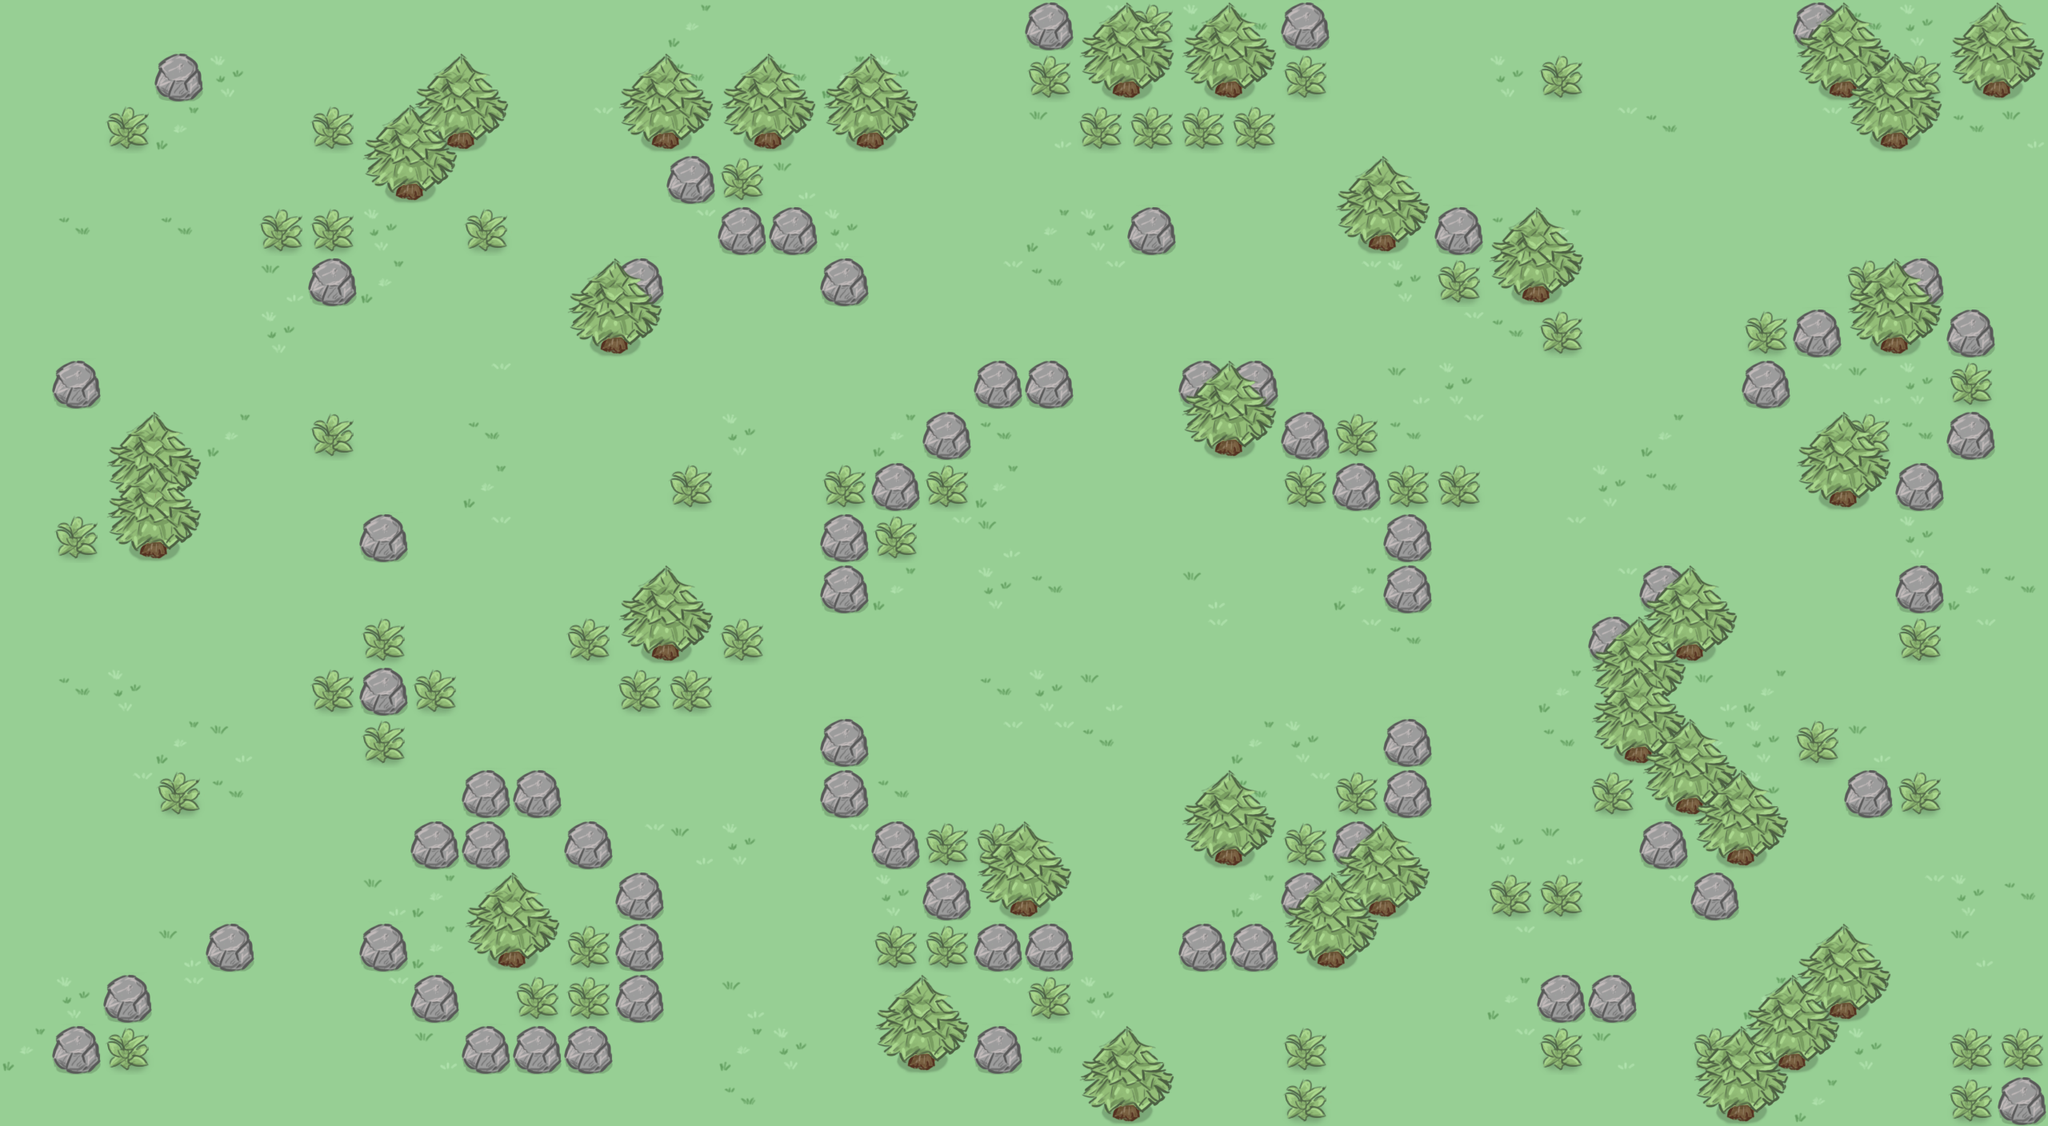

The image is a tile-based game level rendered from a .tmx file. Its description and complete source (layers, tilesets, objects, tile grids) follow:
An orthogonal 40x22 tile map with 64x64 px tiles, 2 tile layers (background, foreground).

<map version="1.0" tiledversion="1.1.5" orientation="orthogonal" renderorder="right-down" width="40" height="22" tilewidth="64" tileheight="64" infinite="0" nextlayerid="3" nextobjectid="1">
 <properties>
  <property name="coordinate_offset" value="-20.0, 0.0, 10.0" />
 </properties>
 <tileset firstgid="1" source="../tilesets/spring.tsx" />
 <layer id="1" name="background" width="40" height="22">
  <properties>
   <property name="render_depth" type="int" value="0" />
  </properties>
  <data encoding="csv">
1,1,1,1,1,1,1,1,1,1,1,1,1,10,1,1,1,1,1,1,13,8,6,3,9,13,1,1,1,1,1,1,1,1,1,13,9,3,1,1,
1,1,1,13,3,1,1,1,1,1,1,1,1,9,1,9,10,3,1,1,6,11,12,11,12,6,1,1,1,3,6,1,1,1,1,11,12,6,11,12,
1,1,6,10,1,1,6,1,11,12,1,8,11,12,11,12,11,12,1,1,2,6,6,6,6,1,1,1,1,1,1,8,9,1,1,8,11,12,9,2,
1,1,1,1,1,1,1,11,12,1,1,1,1,13,6,2,1,1,1,1,1,1,1,1,1,1,1,1,1,1,1,1,1,1,1,1,1,1,1,1,
1,9,1,9,1,6,6,3,1,6,1,1,1,8,13,13,3,1,1,1,10,3,13,1,1,1,11,12,13,9,10,1,1,1,1,1,1,1,1,1,
1,1,1,1,1,2,13,10,1,1,1,1,13,1,1,1,13,1,1,8,9,8,1,1,1,1,8,3,6,11,12,1,1,1,1,1,6,13,1,1,
1,1,1,1,1,3,1,1,1,1,1,11,12,1,1,1,1,1,1,1,1,1,1,1,1,1,1,1,8,9,6,1,1,1,6,13,11,12,13,1,
1,13,1,1,1,1,1,1,1,8,1,1,1,1,1,1,1,1,1,13,13,1,1,13,13,1,1,2,3,1,1,1,1,1,13,8,2,3,6,1,
1,1,1,1,10,1,6,1,1,9,1,1,1,1,3,1,1,10,13,9,1,1,1,11,12,13,6,9,8,1,1,1,10,1,1,1,6,9,13,1,
1,1,11,12,1,1,1,1,1,10,1,1,1,6,1,1,6,13,6,10,1,1,1,1,1,6,13,6,6,1,1,3,9,1,1,11,12,13,1,1,
1,6,11,12,1,1,1,13,1,8,1,1,1,1,1,1,13,6,8,2,1,1,1,1,1,1,8,13,1,1,8,1,1,1,1,1,1,3,1,1,
1,1,1,1,1,1,1,1,1,1,1,1,1,1,1,1,13,10,1,3,9,1,1,2,1,1,10,13,1,1,1,8,13,1,1,1,1,13,10,9,
1,1,1,1,1,1,1,6,1,1,1,6,11,12,6,1,1,1,1,1,1,1,1,8,1,1,8,9,1,1,1,13,11,12,1,1,1,6,8,1,
1,9,3,1,1,1,6,13,6,1,1,1,6,6,1,1,1,1,1,9,3,2,1,1,1,1,1,1,1,1,10,11,12,2,10,1,1,1,1,1,
1,1,1,10,2,1,1,6,1,1,1,1,1,1,1,1,13,1,1,8,8,9,1,1,10,3,1,13,1,1,9,11,12,10,3,6,2,1,1,1,
1,1,8,6,9,1,1,1,1,13,13,1,1,1,1,1,13,9,1,1,1,1,1,1,9,8,6,13,1,1,1,6,11,12,3,1,13,6,1,1,
1,1,1,1,1,1,1,1,13,13,1,13,8,2,3,1,8,13,6,6,1,1,1,11,12,6,13,1,1,3,2,1,13,11,12,1,1,1,1,1,
1,1,1,1,1,1,1,2,10,1,1,1,13,1,1,1,1,3,13,11,12,1,1,1,10,13,11,12,1,6,6,1,8,13,1,1,1,8,3,9,
1,1,1,2,13,1,1,13,10,11,12,6,13,1,1,1,1,6,6,13,13,1,1,13,13,11,12,1,1,8,1,1,1,1,1,1,1,1,2,1,
1,3,13,8,1,1,1,8,13,1,6,6,13,1,2,1,1,1,1,8,6,3,1,1,1,1,1,1,1,10,13,13,1,1,10,11,12,1,1,1,
10,13,6,1,1,1,1,1,2,13,13,13,1,1,10,3,1,11,12,13,9,1,1,1,1,6,1,1,1,8,6,2,1,6,11,12,3,1,6,6,
1,1,1,1,1,1,1,1,1,1,1,1,1,1,9,1,1,1,1,1,1,11,12,1,1,6,1,1,1,1,1,1,1,11,12,10,1,1,6,13
</data>
 </layer>
 <layer id="2" name="foreground" width="40" height="22" locked="1">
  <properties>
   <property name="render_depth" type="int" value="1" />
  </properties>
  <data encoding="csv">
0,0,0,0,0,0,0,0,0,0,0,0,0,0,0,0,0,0,0,0,0,4,5,4,5,0,0,0,0,0,0,0,0,0,0,4,5,0,4,5,
0,0,0,0,0,0,0,0,4,5,0,0,4,5,4,5,4,5,0,0,0,0,0,0,0,0,0,0,0,0,0,0,0,0,0,0,4,5,0,0,
0,0,0,0,0,0,0,4,5,0,0,0,0,0,0,0,0,0,0,0,0,0,0,0,0,0,0,0,0,0,0,0,0,0,0,0,0,0,0,0,
0,0,0,0,0,0,0,0,0,0,0,0,0,0,0,0,0,0,0,0,0,0,0,0,0,0,4,5,0,0,0,0,0,0,0,0,0,0,0,0,
0,0,0,0,0,0,0,0,0,0,0,0,0,0,0,0,0,0,0,0,0,0,0,0,0,0,0,0,0,4,5,0,0,0,0,0,0,0,0,0,
0,0,0,0,0,0,0,0,0,0,0,4,5,0,0,0,0,0,0,0,0,0,0,0,0,0,0,0,0,0,0,0,0,0,0,0,4,5,0,0,
0,0,0,0,0,0,0,0,0,0,0,0,0,0,0,0,0,0,0,0,0,0,0,0,0,0,0,0,0,0,0,0,0,0,0,0,0,0,0,0,
0,0,0,0,0,0,0,0,0,0,0,0,0,0,0,0,0,0,0,0,0,0,0,4,5,0,0,0,0,0,0,0,0,0,0,0,0,0,0,0,
0,0,4,5,0,0,0,0,0,0,0,0,0,0,0,0,0,0,0,0,0,0,0,0,0,0,0,0,0,0,0,0,0,0,0,4,5,0,0,0,
0,0,4,5,0,0,0,0,0,0,0,0,0,0,0,0,0,0,0,0,0,0,0,0,0,0,0,0,0,0,0,0,0,0,0,0,0,0,0,0,
0,0,0,0,0,0,0,0,0,0,0,0,0,0,0,0,0,0,0,0,0,0,0,0,0,0,0,0,0,0,0,0,0,0,0,0,0,0,0,0,
0,0,0,0,0,0,0,0,0,0,0,0,4,5,0,0,0,0,0,0,0,0,0,0,0,0,0,0,0,0,0,0,4,5,0,0,0,0,0,0,
0,0,0,0,0,0,0,0,0,0,0,0,0,0,0,0,0,0,0,0,0,0,0,0,0,0,0,0,0,0,0,4,5,0,0,0,0,0,0,0,
0,0,0,0,0,0,0,0,0,0,0,0,0,0,0,0,0,0,0,0,0,0,0,0,0,0,0,0,0,0,0,4,5,0,0,0,0,0,0,0,
0,0,0,0,0,0,0,0,0,0,0,0,0,0,0,0,0,0,0,0,0,0,0,0,0,0,0,0,0,0,0,0,4,5,0,0,0,0,0,0,
0,0,0,0,0,0,0,0,0,0,0,0,0,0,0,0,0,0,0,0,0,0,0,4,5,0,0,0,0,0,0,0,0,4,5,0,0,0,0,0,
0,0,0,0,0,0,0,0,0,0,0,0,0,0,0,0,0,0,0,4,5,0,0,0,0,0,4,5,0,0,0,0,0,0,0,0,0,0,0,0,
0,0,0,0,0,0,0,0,0,4,5,0,0,0,0,0,0,0,0,0,0,0,0,0,0,4,5,0,0,0,0,0,0,0,0,0,0,0,0,0,
0,0,0,0,0,0,0,0,0,0,0,0,0,0,0,0,0,0,0,0,0,0,0,0,0,0,0,0,0,0,0,0,0,0,0,4,5,0,0,0,
0,0,0,0,0,0,0,0,0,0,0,0,0,0,0,0,0,4,5,0,0,0,0,0,0,0,0,0,0,0,0,0,0,0,4,5,0,0,0,0,
0,0,0,0,0,0,0,0,0,0,0,0,0,0,0,0,0,0,0,0,0,4,5,0,0,0,0,0,0,0,0,0,0,4,5,0,0,0,0,0,
0,0,0,0,0,0,0,0,0,0,0,0,0,0,0,0,0,0,0,0,0,0,0,0,0,0,0,0,0,0,0,0,0,0,0,0,0,0,0,0
</data>
 </layer>
</map>